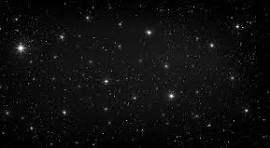
#> input picture image/stars.jpeg, 270 x 148 px
$ python -i features_extraction.py   (imports and definitions only)
#> lines starting #> are read from the running program, lines starting #| are printed output that depends on the picture; after the words box and inside, x2 and y2 are one past the last pixel; in counts of white or black regions, pixels touching at a corner belong together
#> further down, picture is the input picture: shape (148, 270, 3); min 0, max 255, mean 13.8
import cv2
import numpy as np
import matplotlib as plt
from skimage.measure import regionprops, label
from sklearn.manifold import TSNE
from itertools import combinations
from scipy.spatial import distance


def detect_stars(img, threshold=200):
#> called with threshold = 200
    blurred = cv2.GaussianBlur(img, (3, 3), 0)
    _, thresh = cv2.threshold(blurred, threshold, 250, cv2.THRESH_BINARY)
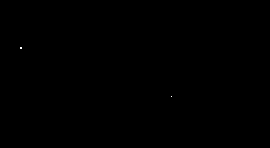
#> thresh: shape (148, 270, 3); values 0 (black) and 250 (white), 0.01% white in thin lines or dots, all inside (x1, y1, x2, y2) = (20, 47, 172, 97)
    lbl = label(thresh)
#> lbl: shape (148, 270, 3) int64; 3 distinct labels, from 0 to 2
    props = regionprops(lbl, intensity_image=img)
#> props = 2 regions

    centroids, brightness, sizes, circularity, eccentricity = [], [], [], [], []

    for p in props:
        y, x = p.centriod
        centroids.append((x, y))
        brightness.append(p.mean_intensity * p.area)
        sizes.append(p.area)
        circularity.append(4 * np.pi * p.area / ( (p.perimeter ** 2 + 1e-6)))
        eccentricity.append(p.eccentricity)
#> this loop made 1 pass
#> after the loop, brightness = []; centroids = []; circularity = []; eccentricity = []; sizes = []
    return (np.array(centroids), np.array(brightness), np.array(sizes), np.array(circularity), np.array(eccentricity))


# [81 lines left out: functions extract_sift, traingle_features, angle_between, pixel_to_vector, features_extraction, visalize, not called in this run]

>>> import cv2
>>> picture = cv2.imread('../image/stars.jpeg')
#> (the run stopped early here; a loop or call above may not have finished)
